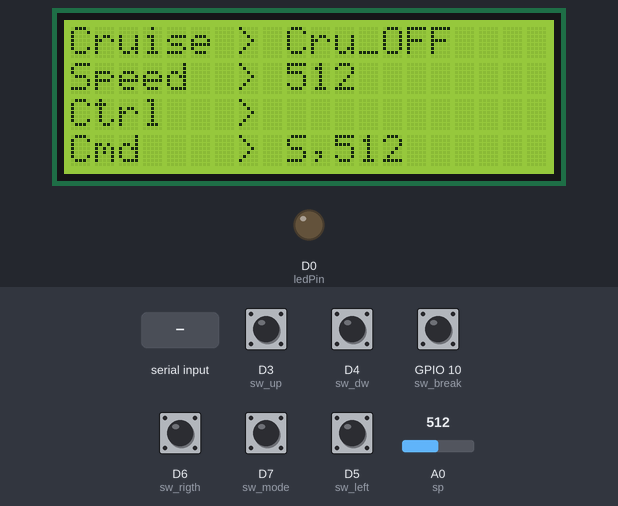
This sketch was run on a simulated ESP8266 (NodeMCU). On the bench: 20×4 character LCD, output pins drawn as LEDs (lit = HIGH). Dashed ring = blinking. The test bench sets the inputs (shaded band); at power-on: D3 (sw_up), D4 (sw_dw), D5 (sw_left), D6 (sw_rigth), D7 (sw_mode), GPIO 10 (sw_break) HIGH, A0 (sp) = 512. WiFi joins after 1.5 s; servers stay silent unless stated; what the sketch prints to the serial monitor is not drawn.

Above: at 3.5 s.
3.6 s: "1\n" received over Serial
At 7.6 s:
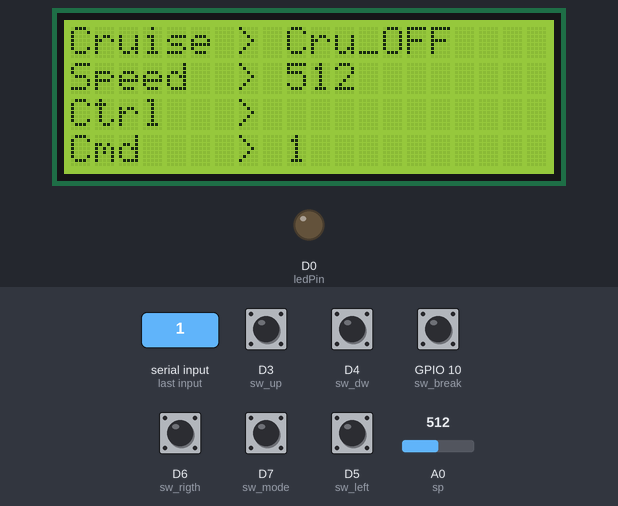
8.3 s: D3 (sw_up) pulled LOW for 1 s
At 11.5 s:
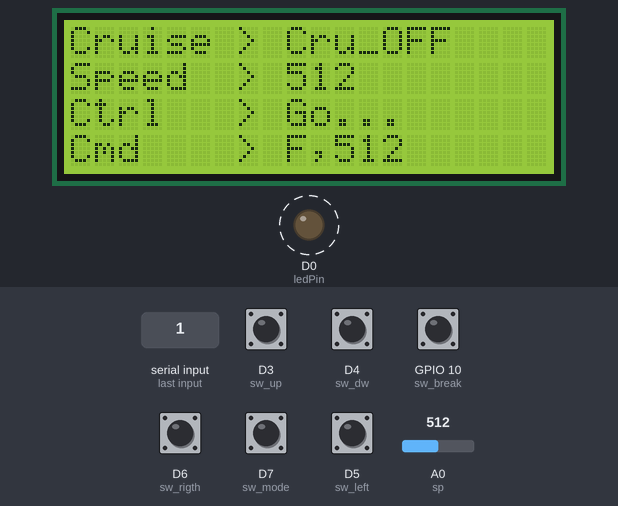
14.0 s: D4 (sw_dw) pulled LOW for 1 s
At 16.7 s:
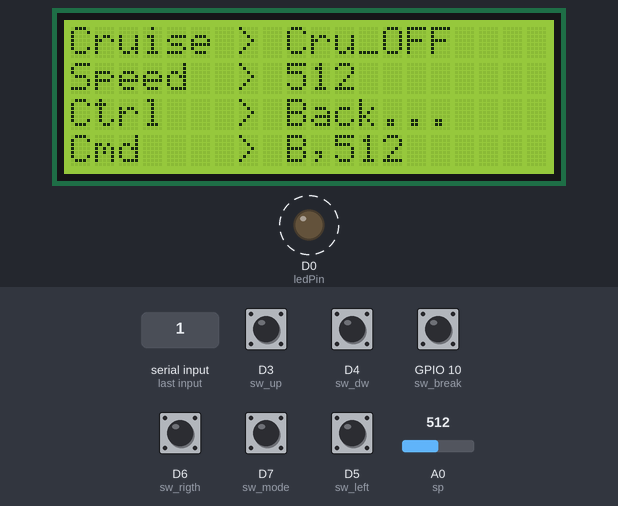
18.7 s: D6 (sw_rigth) pulled LOW for 1 s
At 21.9 s:
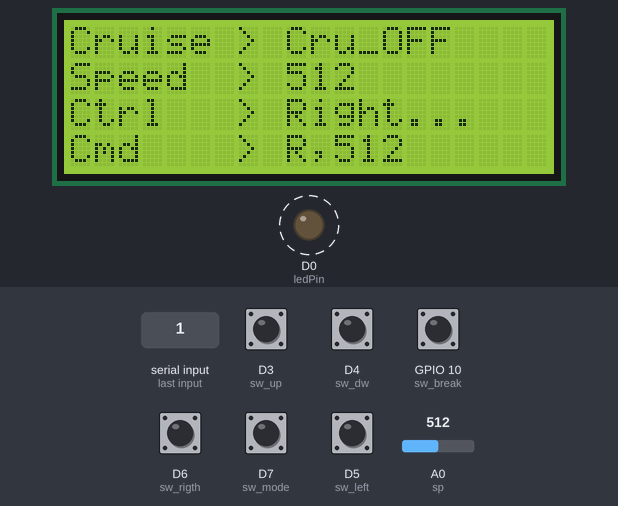
24.4 s: D5 (sw_left) pulled LOW for 1 s
At 27.2 s:
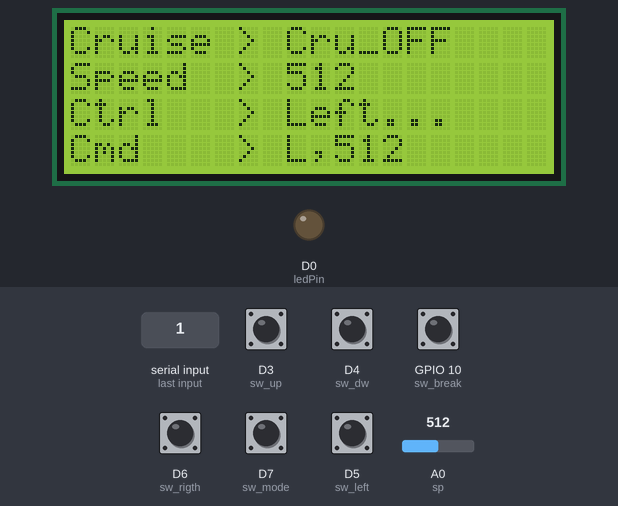
29.3 s: A0 (sp) set to 984
At 32.6 s:
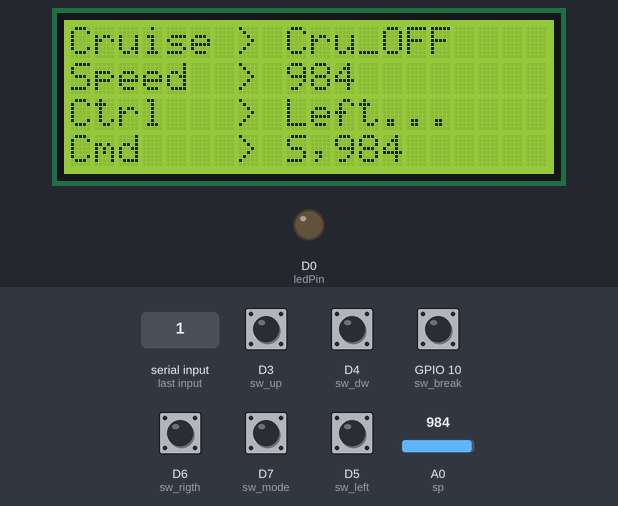
33.3 s: A0 (sp) set to 1016
Timing chart, 0 to 39.0 s (numbered marks = the images above; inputs shaded):
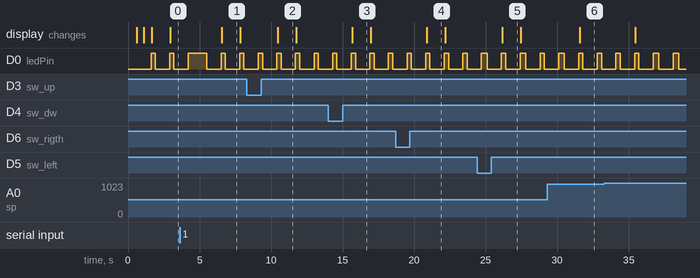

The sketch:

621007_REMOTE_CAR_OK.ino
```cpp
#include <Wire.h>
#include <ESP8266WiFi.h>
#include <LiquidCrystal_I2C.h>
IPAddress server(192, 168, 4, 15);
LiquidCrystal_I2C lcd(0x27, 20, 4);
WiFiClient client;

int s_up, s_dw, s_le, s_ri, s_mo,s_bk, sp_d, speed_x = 0;
byte sw_up    = D3;
byte sw_dw    = D4;
byte sw_left  = D5;
byte sw_rigth = D6;
byte sw_mode  = D7;
byte sw_break  = 10;

int  sp       = A0;
String x,xxx="" ;
byte ledPin = D0;
char ssid[] = "car";           // SSID of your AP
char pass[] = "12345678";      // password of your AP

String msg = "";    // *** OK use it
String answer = ""; // *** OK use it

void setup() {
  setup_x();
  pinMode(sw_up   , INPUT_PULLUP);
  pinMode(sw_dw   , INPUT_PULLUP);
  pinMode(sw_left , INPUT_PULLUP);
  pinMode(sw_rigth, INPUT_PULLUP);
  pinMode(sw_mode , INPUT_PULLUP);
  pinMode(sw_break , INPUT_PULLUP);
  pinMode(sp      , INPUT);
  pinMode(ledPin  , OUTPUT);
  lcd.clear();
}

void loop() {
  send_sw();
  if (millis() % 100 == 0) { // Rqs. Time SYNC [2 Sec]
    Commu_sb();
    Serial.println();
    lcd.setCursor(0, 0);
    lcd.print("Cruise > ");
    lcd.print(xxx);
    lcd.print(" ");
    lcd.setCursor(0, 1);
    lcd.print("Speed  > ");
    lcd.print(sp_d);
    lcd.print(" ");
    lcd.setCursor(0, 2);
    lcd.print("Ctrl   > ");
    lcd.print(x);
    lcd.print(" ");
    lcd.setCursor(0, 3);
    lcd.print("Cmd    > ");
    lcd.print(msg);
    lcd.print("      ");
  }
}
```

bin.ino
```cpp
void setup_x() {
  lcd.begin();
  lcd.setCursor(0, 0);
  lcd.print("  CAR_CONTROL V1.4 ");
  lcd.setCursor(0, 1);
  lcd.print("SSID > "); lcd.print(ssid);
  lcd.setCursor(0, 2);
  lcd.print("PASS > "); lcd.print(pass);

  Serial.begin(115200);
  Serial.println();
  Serial.println("station_bare_01.ino");

  WiFi.mode(WIFI_STA);
  WiFi.begin(ssid, pass);           // connects to the WiFi AP
  Serial.println();
  Serial.println("Connection to the AP");
  lcd.setCursor(0, 3);
  int ccc=0;
  while (WiFi.status() != WL_CONNECTED) {
    digitalWrite(ledPin, LOW); delay(250);
    Serial.print(".");
    digitalWrite(ledPin, HIGH); delay(250);
    lcd.print("* ");
    ccc++;
    if(ccc==19){lcd.setCursor(0, 3); ccc=0;}
  }
  Serial.println("Connected");
  Serial.print("LocalIP:"); Serial.println(WiFi.localIP());
  Serial.println("MAC:" + WiFi.macAddress());
  Serial.print("Gateway:"); Serial.println(WiFi.gatewayIP());
  Serial.print("AP MAC:"); Serial.println(WiFi.BSSIDstr());
  pinMode(ledPin, OUTPUT);
  lcd.clear();
  lcd.setCursor(0, 2);
  lcd.print("IP  > "); lcd.print(WiFi.localIP());
  lcd.setCursor(0, 3);
  lcd.print("MAC > "); lcd.print(WiFi.softAPmacAddress());

}
```

control.ino
```cpp
void read_sw() {
  s_up = digitalRead(sw_up);
  s_dw = digitalRead(sw_dw);
  s_le = digitalRead(sw_left);
  s_ri = digitalRead(sw_rigth);
  s_mo = digitalRead(sw_mode);
  s_bk = digitalRead(sw_break);
  sp_d = analogRead (sp);
  //  Serial.print(s_up);    Serial.print(" ");
  //  Serial.print(s_dw);    Serial.print(" ");
  //  Serial.print(s_le);    Serial.print(" ");
  //  Serial.print(s_ri);    Serial.print(" ");
  //  Serial.print(s_mo);    Serial.print(" ");
  //  Serial.print(speed_x); Serial.print(" ");
}

void send_sw() {
  read_sw();
  msg = "";
  if (s_bk == 0) {
    x = "        ";
    msg += "X," + String(sp_d);;
  }
  if (s_up == 0) {
    x = "Go...   ";
    msg += "F," + String(sp_d);;
  }
  if (s_dw == 0) {
    x = "Back... ";
    msg += "B," + String(sp_d);;
  }
  if (s_le == 0) {
    x = "Left... ";
    msg += "L," + String(sp_d);;
  }
  if (s_ri == 0) {
    x = "Right...";
    msg += "R," + String(sp_d);;
  }
  if (s_mo == 0) {
    xxx = "Cru_ON  ";
    msg += "M," + String(sp_d);;
  }
  if (s_up && s_dw && s_le && s_ri && s_mo && s_bk == 1) {
    xxx = "Cru_OFF";
    msg += "S," + String(sp_d);
  }
}
```

network.ino
```cpp
void Commu_sb() {
  //======================================
  if (Serial.available()) {
    msg = Serial.readString();
  }
  //======================================

    client.connect(server, 80);
    digitalWrite(ledPin, LOW);
    Serial.print(" OUT > ");
    Serial.print(msg);
    client.print(msg + "\r");
    answer = client.readStringUntil('\r');
    Serial.print(" INP > " + answer);
    client.flush();
    digitalWrite(ledPin, HIGH);
    client.stop();
}
```

Measured:
- after the input at 3.6 s, the display: changes after 3.0 s (image 1)
- after the input at 8.3 s, the display: changes after 2.2 s (image 2)
- after the input at 14.0 s, the display: changes after 1.7 s (image 3)
- after the input at 18.7 s, the display: changes after 2.2 s (image 4)
- after the input at 24.4 s, the display: changes after 1.8 s (image 5)
- after the input at 29.3 s, the display: changes after 2.3 s (image 6)
- what the display in image 1 shows lasts 1.3 s, from 6.6 s to 7.9 s
